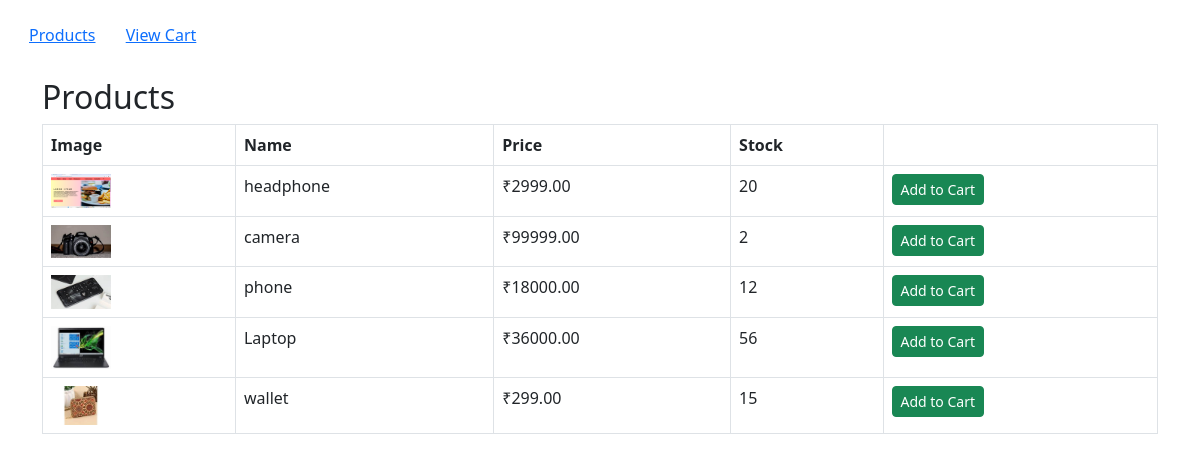
Screenshot of /products/ with the database file from the repository.
### shop/models.py (models this page shows)
class Product(models.Model):
    name = models.CharField(max_length=100)
    price = models.DecimalField(max_digits=10, decimal_places=2)
    stock = models.IntegerField()
    category = models.CharField(max_length=50, blank=True)
    image = models.ImageField(upload_to='products/', blank=True, null=True)

### shop/views.py (the view)
# urls.py: path('products/', views.product_list, name='product_list'),
def product_list(request):
    products = Product.objects.all()
    return render(request, 'products.html', {'products': products})

### templates/products.html
{% extends 'base.html' %}
{% block content %}
<h2>Products</h2>
<table class="table table-bordered">
  <tr><th>Image</th><th>Name</th><th>Price</th><th>Stock</th><th></th></tr>
  {% for p in products %}
  <tr>
    <td>{% if p.image %}<img src="{{ p.image.url }}" width="60">{% endif %}</td>
    <td>{{ p.name }}</td>
    <td>₹{{ p.price }}</td>
    <td>{{ p.stock }}</td>
    <td><a href="{% url 'add_to_cart' p.id %}" class="btn btn-sm btn-success">Add to Cart</a></td>
  </tr>
  {% endfor %}
</table>
{% endblock %}

### templates/base.html (shortened to what this page needs)
<!DOCTYPE html>
<html>
<head>
  <link rel="stylesheet" href="https://cdn.jsdelivr.net/npm/bootstrap@5.3.0/dist/css/bootstrap.min.css">
</head>
<body class="p-3">
  <nav class="mb-4">
    <a href="{% url 'product_list' %}" class="btn btn-link">Products</a>
    <a href="/view-cart/" class="btn btn-link">View Cart</a>
  </nav>
  <div class="container">
    {% block content %}{% endblock %}
  </div>
</body>
</html>

### rows the page displays
Product: image (picture), name "headphone", price "2999.00", stock "20"
Product: image (picture), name "camera", price "99999.00", stock "2"
Product: image (picture), name "phone", price "18000.00", stock "12"
Product: image (picture), name "Laptop", price "36000.00", stock "56"
Product: image (picture), name "wallet", price "299.00", stock "15"
